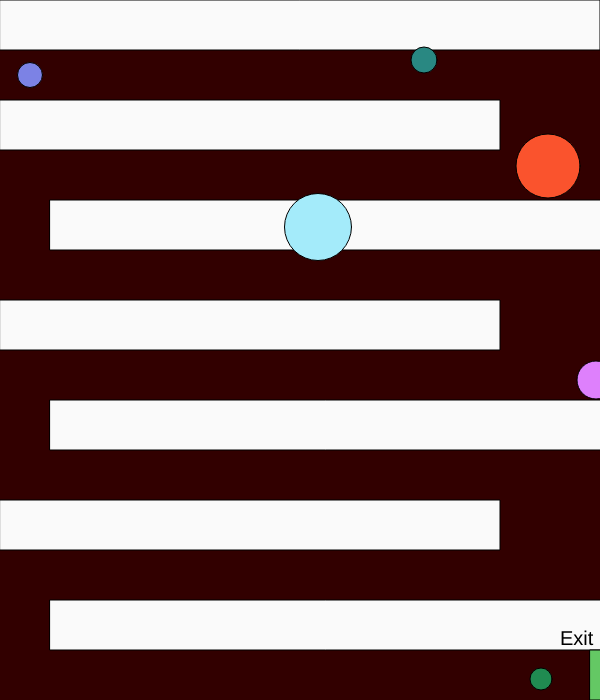
Frame 1 (no input)
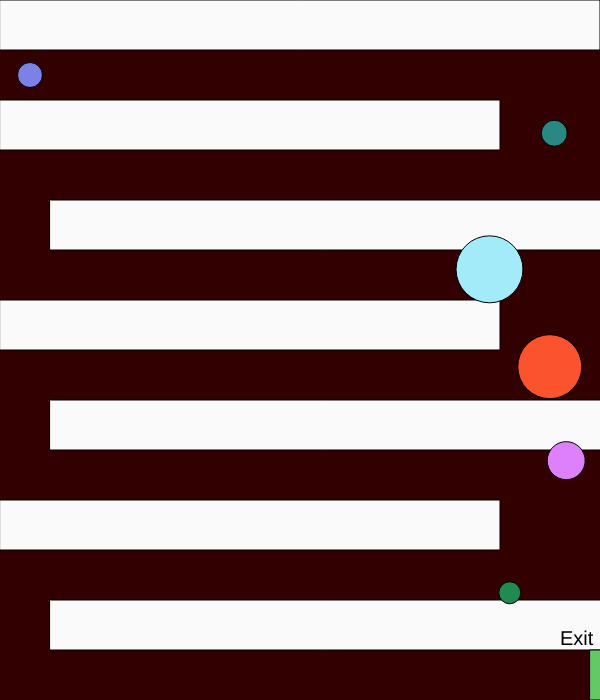
Frame 60 (no input)
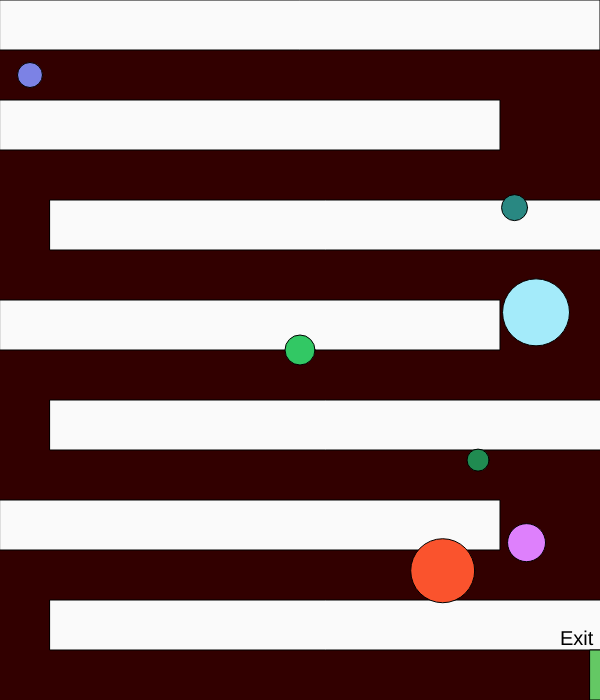
Frame 120 (the mouse pressed at the canvas centre since frame 60)

The p5.js sketch that drew these frames (run headless with seeded random() and noise() and a simulated clock; from frame 60 on, the mouse is pressed at the canvas centre):

// p5.js sketch
// ── sketch.js
// Character position
var characterX = 30;
var characterY = 75;
var diameter = 25;

// Key codes
var w = 87;
var s = 83;
var a = 65;
var d = 68;

// Arrays for random circles
var myXs = []; // create an array for the x coordinate
var myYs = []; // create an array for the y coordinate
var myDiameters = []; // create array for the diameter of circles
var myXspeeds = [];
var myYspeeds = [];

// Arrays for random colors
var circleR = [];
var circleG = [];
var circleB = [];

// Variables to store mouse click position
var mousex;
var mousey;

function setup() {
    createCanvas(600, 700);

    // Initialize random circles?Cassens AI helped here, it seems complicaed but I could figure it out myself.
    for (var i = 0; i < 5; i++) {
        myXs.push(getRandomNumber(600)); // Random x within canvas
        myYs.push(getRandomNumber(700)); // Random y within canvas
        myDiameters.push(getRandomNumber(70) + 20); // Diameter (20-50)
        myXspeeds.push(getRandomSpeed()); // Random x speed
        myYspeeds.push(getRandomSpeed()); // Random y speed

        // Random colors
        circleR.push(getRandomNumber(256)); // Red (0-255)
        circleG.push(getRandomNumber(256)); // Green (0-255)
        circleB.push(getRandomNumber(256)); // Blue (0-255)
    }
}

function draw() {
    // Background
    background(50, 0, 0);

    // Draw walls
    walls();

    // Exit bar
    exit();

    // Check for win condition
    win();

    // Exit text
    exitText();

    // Character
    character();

    // Move the character
    characterMovement();

    // Draw a circle where the mouse was clicked
    if (mousex && mousey) {
        fill(50, 200, 100);
        circle(mousex, mousey, 30);
    }

      // Draw random circles and update their movement
      for (var i = 0; i < myXs.length; i++) {
        fill(circleR[i], circleG[i], circleB[i]); // Use the random color for each circle
        circle(myXs[i], myYs[i], myDiameters[i]);

        // Move the circle
        myXs[i] += myXspeeds[i];
        myYs[i] += myYspeeds[i];

        // Check for boundary collisions
        if (myXs[i] > width || myXs[i] < 0) {
            myXspeeds[i] *= -1;
        }
        if (myYs[i] > height || myYs[i] < 0) {
            myYspeeds[i] *= -1;
        }
    }
}

function walls() {
    fill(250, 250, 250);
    rect(0, 0, 600, 50);
    rect(0, 100, 500, 50);
    rect(50, 200, 600, 50);
    rect(0, 300, 500, 50);
    rect(50, 400, 600, 50);
    rect(0, 500, 500, 50);
    rect(50, 600, 600, 50);
}

function exit() {
    fill(100, 200, 100);
    rect(590, 650, 20, 50);
}

function win() {
    if (characterX > 520 && characterY > 650 && characterY < 700) {
        textSize(20);
        fill(255); // Set fill for visibility
        text('You Win!', 500, 675);
    }
}

function exitText() {
    textSize(20);
    fill(0, 0, 0);
    text('Exit', 560, 645);   
}

function character() {
    fill(124, 130, 229);
    circle(characterX, characterY, diameter);
}

// Function to handle character movement
function characterMovement() {
    if (keyIsDown(w)) {
        characterY -= 5;
    }
    if (keyIsDown(s)) {
        characterY += 5;
    }
    if (keyIsDown(a)) {
        characterX -= 5;
    }
    if (keyIsDown(d)) {
        characterX += 5;
    }
}

// Draw a shape when the mouse is clicked
function mousePressed() {
    mousex = mouseX;
    mousey = mouseY;
}

// Helper function to get random numbers
function getRandomNumber(max) {
    return Math.floor(Math.random() * max);
}

// Helper function to get random speeds (positive or negative)
function getRandomSpeed() {
    return Math.random() * 4 + 1 * (Math.random() > 0.5 ? 1 : -1); // Speed between -5 and 5
}

// ── main.html
<html>
  <head>
    <title>First Page</title>
   <!-- <script src="https://cdnjs.cloudflare.com/ajax/libs/p5.js/1.1.9/p5.min.js"></script>-->
   <script src="p5.min.js"></script>
    <script src="sketch.js"></script>
    <script src="p5.min.js"></script>
  </head>
  <body>
  </body>
</html>
